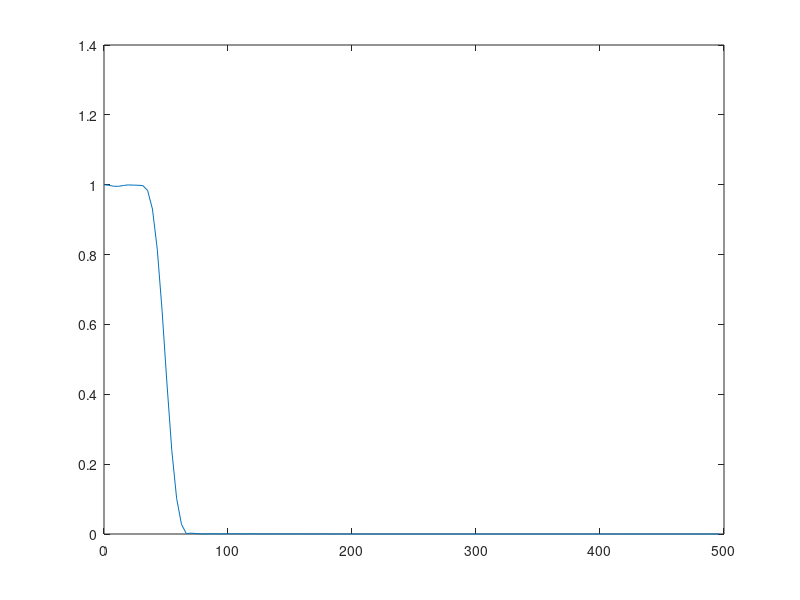
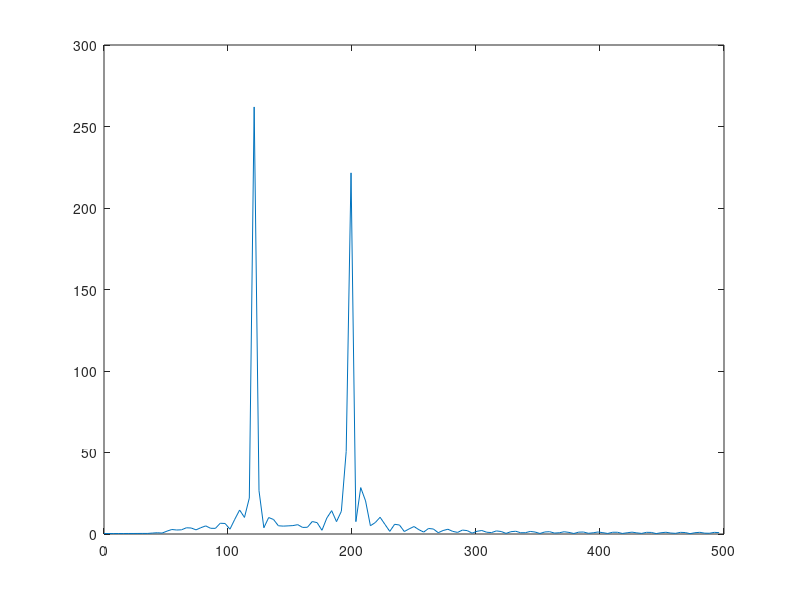
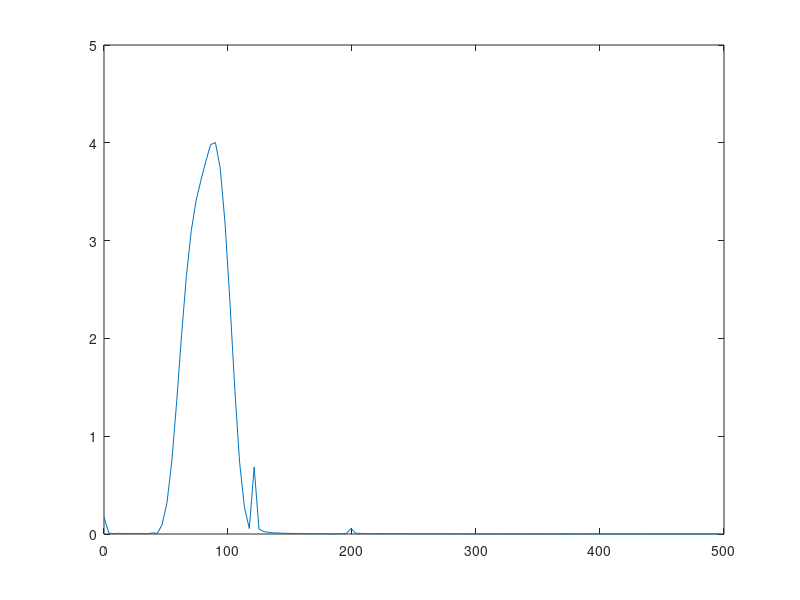
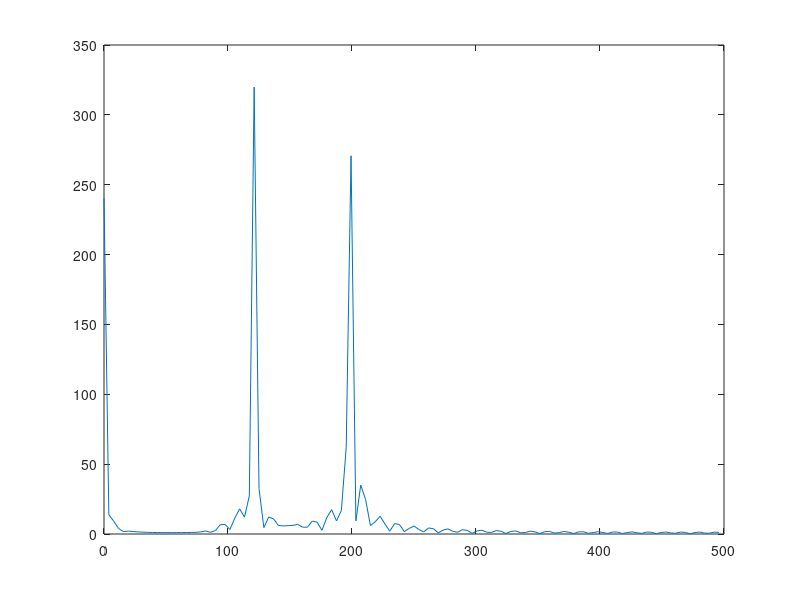

MATLAB code to generate these figures, in order:
clc;
clear all;
close all;
% Define filter specifications
Fs = 1000;         % Sampling frequency in Hz
Fc = 50;          % Cutoff frequency in Hz for high-pass filter
Fc = 50;          % Cutoff frequency in Hz for high-pass filter
N = 100;           % Filter order (adjust as needed)
Fpass1 = 60;       % First passband edge in Hz
Fpass2 = 100;      % Second passband edge in Hz
Fstop1 = 10;      % First stopband edge in Hz
Fstop2 = 90;      % Second stopband edge in Hz

% Design FIR high-pass filter using fir1
b = fir1(N, Fc/(Fs/2), 'low');
h = fir1(N, Fc/(Fs/2), 'high');
b_bandpass = fir1(N, [Fpass1 Fpass2]/(Fs/2), 'bandpass');
% Design FIR band-stop filter using fir1
b_bandstop = fir1(N, [Fstop1 Fstop2]/(Fs/2), 'stop');
% Generate a test signal

t = 0:1/Fs:1;      % Time vector
x =  0.25 + 2 * sin(2 * pi * 500 * t) + sin(2 * pi * 120.5 *t) + 1.5 * sin(2 * pi * 200 * t)+ 0.5 * sin(2 * pi * 1500 *t)+ 0.5 * sin(2 * pi * 2500 *t) + 0.5 * sin(2 * pi * 3500 *t);  % Example signal with low and high frequencies
w=(Fc/(Fs/2));
% Apply the FIR filter to the input signal
y = filter(b, 1, x);
highpass=filter(h, 1, x);
bandpass=filter(b_bandpass, 1, x);
bandstop=filter(b_bandstop, 1, x);
figure(1);
[h,w]=freqz(b,1,128,1000);
plot(w,abs(h));
figure(2);
[h,w]=freqz(highpass,1,128,1000);
plot(w,abs(h));
wp=[Fpass1 Fpass2]/(Fs/2);
figure(3);
[h,wp]=freqz(bandpass,1,128,1000);
plot(wp,abs(h));
ws=[Fstop1 Fstop2]/(Fs/2);
figure(4);
[h,ws]=freqz(bandstop,1,128,1000);
plot(ws,abs(h));

% Plot original and filtered signals
figure;
subplot(4,1,1);
plot(t, x);
title('Original Signal');
xlabel('Time (s)');
ylabel('Amplitude');

subplot(4,1,2);
plot(t, y);
title('Filtered Signal (Low-Pass)');
xlabel('Time (s)');
ylabel('Amplitude');

subplot(4,1,3);
plot(t, bandpass);
title('Filtered Signal (Band-Pass)');
xlabel('Time (s)');
ylabel('Amplitude');
subplot(4,1,4);
plot(t, bandstop);
title('Filtered Signal (Band-Stop)');
xlabel('Time (s)');
ylabel('Amplitude');

% Frequency response plot
figure;
freqz(b, 1, 1024, Fs);
title('Frequency Response of FIR Low-Pass Filter');
figure;
freqz(h, 1, 1024, Fs);
title('Frequency Response of FIR High-Pass Filter');
figure;
freqz(bandpass, 1, 1024, Fs);
title('Frequency Response of FIR Band-Pass Filter');
figure;
freqz(bandstop, 1, 1024, Fs);
title('Frequency Response of FIR Band-stop Filter');
